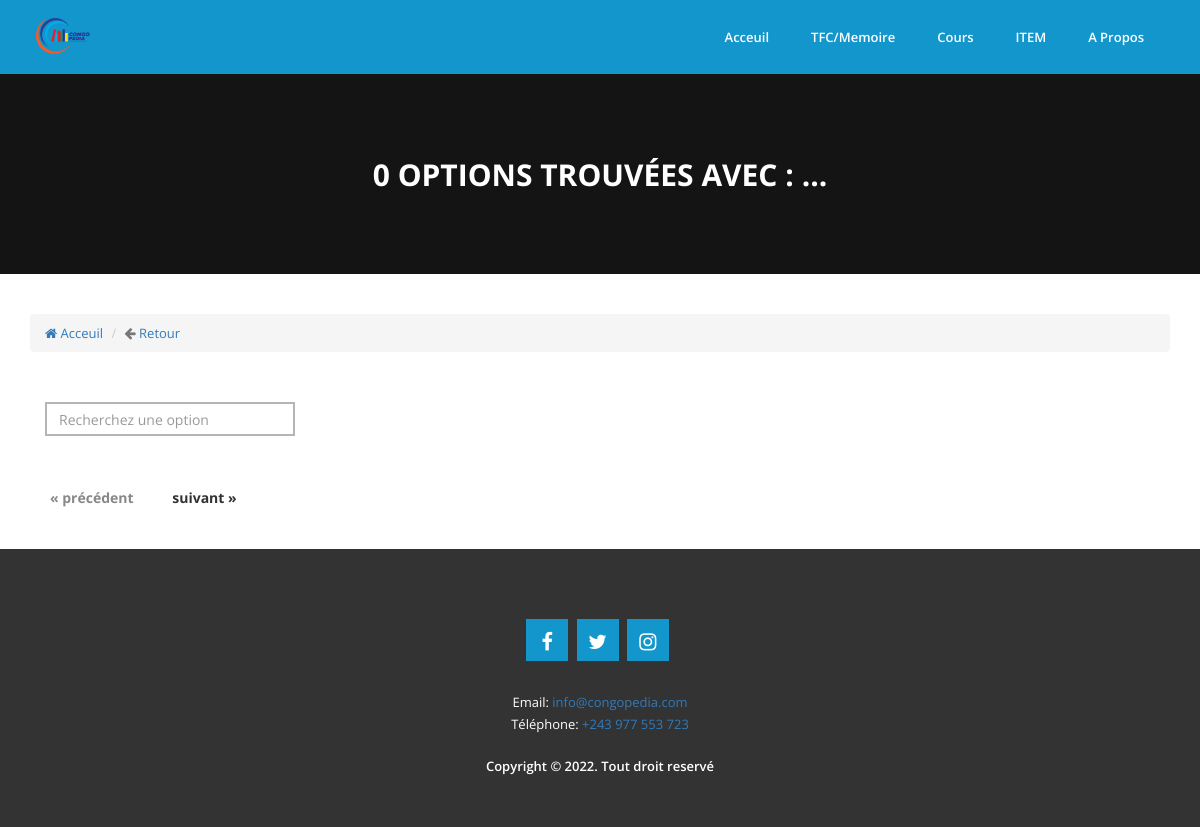
Page /search-option.php on the earlier database version.
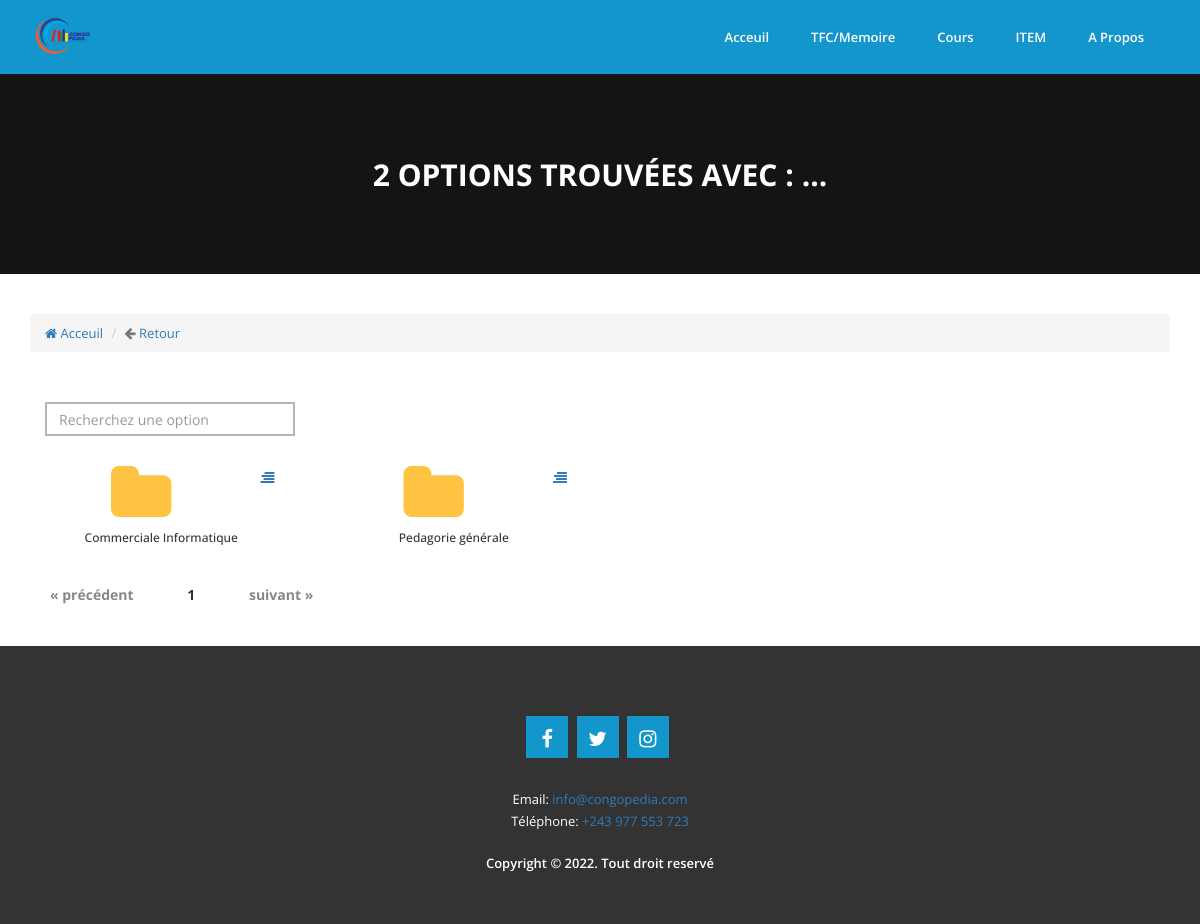
Same page on the later database version.
### tables this page shows
CREATE TABLE `t_option` (
  `CodeOption` int(11) NOT NULL,
  `Designation` varchar(250) NOT NULL,
  `option_slug` text NOT NULL,
  `Created_on` timestamp NOT NULL DEFAULT current_timestamp() ON UPDATE current_timestamp()
);

### search-option.php (called while the page is built)
<?php
include("includes/sessionclient.php");
include("includes/head.php");
include("includes/header.php");
include("container/search-option.php");
include("includes/footer.php");
?>

### class/app.php (called while the page is built, shortened)
<?php
class App
{
    private $db_name, $db_user, $db_pass, $db_host, $pdo;
    public function __construct( $db_name = "congopedia", $db_user = "root", $db_pass = "", $db_host = 'localhost' )
    {
        $this->db_name = $db_name;
        $this->db_user = $db_user;
        $this->db_pass = $db_pass;
        $this->db_host = $db_host;
    }
    public function getPDO()
    {
        try {
            if ( $this->pdo === null ) {
                $pdo_ = new PDO( 'mysql:host=' . $this->db_host . '; port=3306; dbname=' . $this->db_name . ';charset=utf8', $this->db_user, $this->db_pass );
                $pdo_->setAttribute( PDO::ATTR_ERRMODE, PDO::ERRMODE_WARNING );
                $this->pdo = $pdo_;
            }
        } catch ( PDOException $ex ) {
            die( $ex->getMessage() );
        }
        return $this->pdo;
    }
    public function fetchPrepared( $statement )
    {
        $req = $this->getPDO()->prepare( $statement );
        $req->execute();
        return $req->fetchAll();
    }
    public function fetch( $statement )
    {
        $req = $this->getPDO()->query( $statement );
        $data = $req->fetch();
        return $data;
    }
}
$app=new App('congopedia');
?>

### container/search-option.php (the view, shortened to what the changed rows need)
<?php
$word = $_GET['word'];
if (isset($_GET['page']) && !empty($_GET['page'])) {
    $currentPage = (int)strip_tags($_GET['page']);
} else {
    $currentPage = 1;
}
$sql1 = "SELECT COUNT(*) AS nbre FROM t_option WHERE option_slug LIKE '%$word%'";
$nbre = $app->fetch($sql1);
$nbArticles = $nbre['nbre'];
$parPage = 20;
$pages = ceil($nbArticles / $parPage);
$premier = ($currentPage * $parPage) - $parPage;
$sql3 = "SELECT * FROM t_option WHERE option_slug LIKE '%$word%' ORDER BY Designation LIMIT $premier,$parPage";
$req = $app->fetchPrepared($sql3);
?>
<div class="slide-single slide-single-page">
    <div class="text text-page">
        <div class="this-item">
            <h2><?php echo $nbArticles; ?> Options trouvées avec : <?php echo $word; ?> ... </h2>
        </div>
    </div>
</div>
<div class="single-channel">
    <div class="container">
        <nav aria-label="breadcrumb">
            <ol class="breadcrumb">
            </ol>
        </nav>
        <div class="home-search">
            <div class="container">
            </div>
        </div>
        <div class="row">
            <div class="col-md-12 col-sm-12 col-xs-12">
                <div class="row">
                    <?php
                    foreach ($req as $row){
                        ?>
                        <div class="col-md-3 text-center">
                            <div class="card mb-3">
                                <div class="card-body">
                                    <div class="dropdown" style="padding: 5px;">
                                        <a href="#" class="btn btn-floating" style="float: right;" data-toggle="dropdown">
                                            <i class="fa fa-align-right"></i>
                                        </a>
                                        <a href="item-by-option?slug=<?php echo $row['option_slug']; ?>" class="avatar avatar-lg">
                                            <span class="">
                                                <i class="fa fa-folder fa-5x" style="color: #FFC542;"></i>
                                            </span>
                                        </a>
                                    </div>
                                </div>
                            </div>
                            <h6><?php echo $row['Designation'] ?></h6>
                        </div>
                        <?php
                    }
                    ?>
                </div>
            </div>
        </div>
        <div class="row">
            <div class="col-md-12">
                <div class="pagination">
                    <?php for($page = 1; $page <= $pages; $page++): ?>
                        <a href="search-option?word=<?= $currentPage - 1 ?>&page=<?= $page ?>"><span class="<?= ($currentPage == $page) ? "current" : "" ?>"><?= $page ?></span></a>
                    <?php endfor ?>
                    <a href="search-option?word=<?= $currentPage - 1 ?>&page=<?= $currentPage + 1 ?>"><span class="<?= ($currentPage == $pages) ? "disabled" : "" ?>">suivant &#187;</span></a>
                </div>
            </div>
        </div>
    </div>
</div>

Differences in the rows shown:
added t_option: Designation "Commerciale Informatique"
added t_option: Designation "Pedagorie générale"
Other differences:
$nbArticles: "0" → "2"
new list line: "1"
